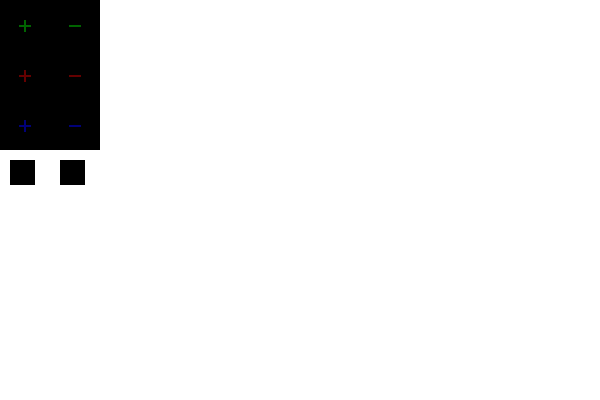
Frame 1 (no input)
Frame 60 (the mouse pressed at the canvas centre just before this capture): identical to frame 1, image omitted
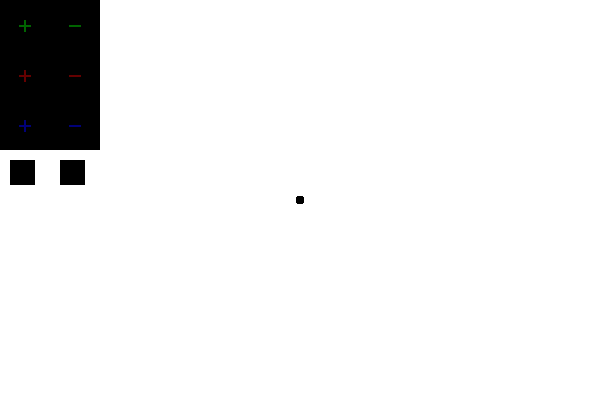
Frame 120 (the mouse held since frame 60 and released just before this capture)

The Processing sketch that drew these frames (run headless with seeded random() and noise(); from frame 60 on, the mouse is pressed at the canvas centre):

// Processing sketch: Color_Paint_thing
// ── Color_Paint_thing.pde
color cursorcolor = 0;
float green = 0;
float red = 0;
float blue = 0;
int step = 10;
int szstep = 5;
float xsize = 8;
float ysize = 8;

void setup() {
  size(600, 400);
  background(255);

}



void draw() {
   
  noStroke();
  //more green button
  fill(0,green,0);
  rect(0,0,50,50);
  if (mousePressed && mouseX<50 && mouseY<50){        //&& = and also   || = or         != reverses true/false   == --> makes it a test
  
    green = green + step;
  } 
  //less green button
  fill(0,green,0);
  rect(50,0,50,50);
  if (mousePressed && 50<mouseX && mouseX<100 && mouseY<50){
     green = green -step;
  }
  
  //more red button
  fill(red,0,0);
  rect(0,50,50,50);
  if (mousePressed && mouseX<50 && mouseY<100 && mouseY>50){
    red = red + step;
  }
  //less red button
  fill(red,0,0);
  rect(50,50,50,50);
  if (mousePressed && mouseX>50 && mouseX<100 && mouseY>50 && mouseY<100){
  red = red - step;
  }
  
  //more blue button
  fill(0,0,blue);
  rect(0,100,50,50);
  if (mousePressed && mouseX<50 && mouseY>100 && mouseY<150){
    blue = blue + step;
  }
  //less blue button
  fill(0,0,blue);
  rect(50,100,50,50);
  if (mousePressed && mouseX>50 && mouseX<100 && mouseY>100 && mouseY<150){
    blue = blue - step;
  }
  //makes the cursor the color of pressed changes
  cursorcolor = color(red,green,blue);
  
  // plus size button
  fill(0);
  rect(10,160,25,25);
  if (mousePressed && mouseX>10 && mouseX<35 && mouseY>160 && mouseY<185){
    xsize = xsize - szstep;
    ysize = ysize - szstep;  
  }
  // minus size button
  fill(0);
  rect(60,160,25,25);
  if (mousePressed && mouseX>60 && mouseX<85 && mouseY>160 && mouseY<185){
    xsize = xsize +szstep;
    ysize = ysize + szstep;
  }
  
  
  
  
  
  
  
  
  //green plus
  fill(0,100,0);
  rect(19,25,12,2);
  rect(24,20,2,12);
  //green minus
  rect(69,25,12,2);
  
  //red plus
  fill(100,0,0);
  rect(19,75,12,2);
  rect(24,70,2,12);
  //RED MINUS
  rect(69,75,12,2);
  
  //blue plus
  fill (0,0,120);
  rect(19,125,12,2);
  rect(24,120,2,12);
  //blue minus
  rect(69,125,12,2);
  
  //size button
  fill (0);
  rect(19,175,12,2);
  rect(24,170,2,12);
  
  rect(69,175,12,2);
  
  //drawing part
  if (mousePressed && mouseX>100) {
    fill(cursorcolor);
    ellipse(mouseX, mouseY, xsize, ysize);
  }
  //green plus

}
